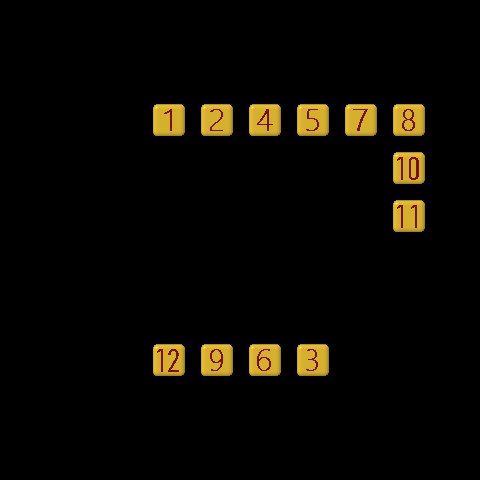

This is a level from a 2D game, rendered from its Tiled map with the project's own tilesets. A one-line summary and the complete map file follow:
An orthogonal 10x10 tile map with 48x48 px tiles, 2 tile layers (food, number).

<map version="1.2" tiledversion="1.2.5" orientation="orthogonal" renderorder="right-down" width="10" height="10" tilewidth="48" tileheight="48" infinite="0" nextlayerid="3" nextobjectid="1">
 <tileset firstgid="1" name="0_99" tilewidth="48" tileheight="48" tilecount="110" columns="10">
  <image source="0-99.png" width="480" height="528" />
  <tile id="30">
   <animation>
    <frame tileid="30" duration="200" />
    <frame tileid="31" duration="200" />
    <frame tileid="32" duration="200" />
    <frame tileid="33" duration="200" />
    <frame tileid="34" duration="200" />
    <frame tileid="35" duration="200" />
    <frame tileid="36" duration="200" />
    <frame tileid="37" duration="200" />
   </animation>
  </tile>
  <tile id="44">
   <animation>
    <frame tileid="40" duration="100" />
    <frame tileid="41" duration="100" />
    <frame tileid="42" duration="100" />
    <frame tileid="43" duration="100" />
    <frame tileid="44" duration="100" />
    <frame tileid="45" duration="100" />
    <frame tileid="46" duration="100" />
    <frame tileid="47" duration="100" />
   </animation>
  </tile>
 </tileset>
 <layer id="2" name="food" width="10" height="10">
  <data encoding="csv">
0,0,0,0,0,0,0,0,0,0,
0,0,0,0,0,0,0,0,0,0,
0,0,0,35,35,35,35,35,35,0,
0,0,0,0,0,0,0,0,35,0,
0,0,0,0,0,0,0,0,35,0,
0,0,0,0,0,0,0,0,0,0,
0,0,0,0,0,0,0,0,0,0,
0,0,0,35,35,35,35,0,0,0,
0,0,0,0,0,0,0,0,0,0,
0,0,0,0,0,0,0,0,0,0
</data>
 </layer>
 <layer id="1" name="number" width="10" height="10">
  <data encoding="csv">
0,0,0,0,0,0,0,0,0,0,
0,0,0,0,0,0,0,0,0,0,
0,0,0,2,3,5,6,8,9,0,
0,0,0,0,0,0,0,0,11,0,
0,0,0,0,0,0,0,0,12,0,
0,0,0,0,0,0,0,0,0,0,
0,0,0,0,0,0,0,0,0,0,
0,0,0,13,10,7,4,0,0,0,
0,0,0,0,0,0,0,0,0,0,
0,0,0,0,0,0,0,0,0,0
</data>
 </layer>
</map>
